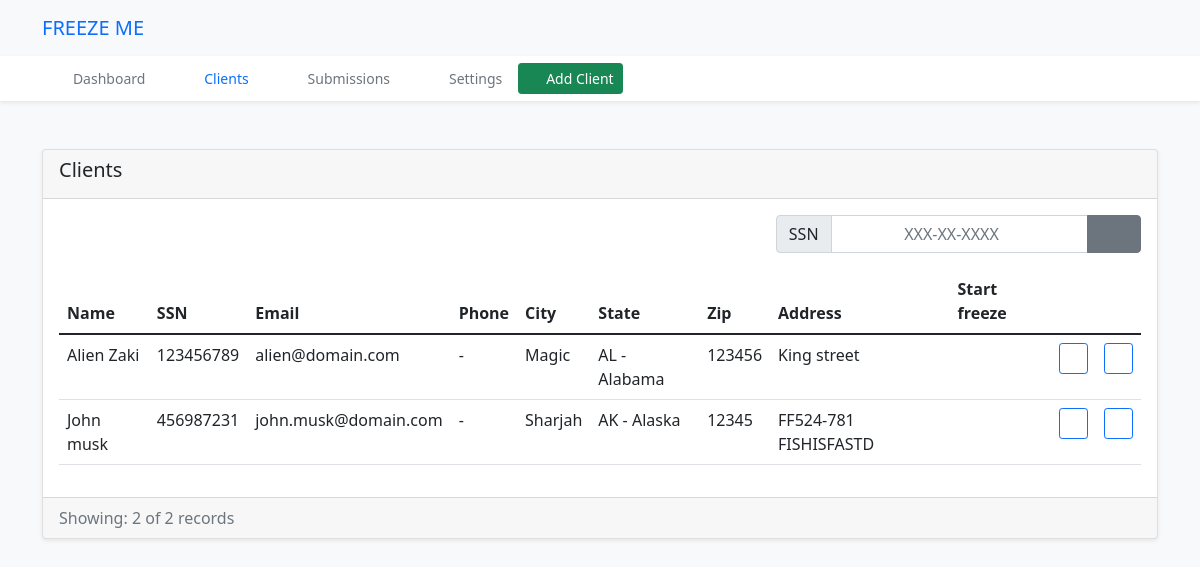
The page / on the database its author committed.
### core/models.py (models this page shows, shortened)
class Client(models.Model):
    fname = models.CharField(max_length=255)
    lname = models.CharField(max_length=255)
    city = models.CharField(max_length=255)
    state = models.ForeignKey(State, on_delete=models.CASCADE)
    zip = models.CharField(max_length=255)
    address_line1 = models.CharField(max_length=255)
    address_line2 = models.CharField(max_length=255, null=True, blank=True)
    phone = models.CharField(max_length=255, null=True, blank=True)
    email = models.EmailField(unique=True)
    ssn = models.CharField(max_length=9, unique=True)
    dob = models.DateField()
    freeze_date = models.DateField(null=True, blank=True, default=date.today)
    id_card = models.ImageField(upload_to=upload_id, null=True, blank=True) #'uploads/ID/'
    passport = models.ImageField(upload_to=upload_passport, null=True, blank=True)
    driver_license = models.ImageField(upload_to=upload_driver, null=True, blank=True)
    residency = models.ImageField(upload_to=upload_residencies, null=True, blank=True)
    created_at = models.DateTimeField(auto_now_add=True)
    updated_at = models.DateTimeField(auto_now=True)

### state/models.py (models this page shows)
class State(models.Model):
    name = models.CharField(max_length=255, null=True, blank=True, unique=True)
    abbreviation = models.CharField(max_length=2, null=True, blank=True, unique=True)
    def __str__(self):
        return f'{self.abbreviation} - {self.name}'
    class Meta:
        ordering = ['name']

### core/views.py (the view)
# urls.py: path('', ClientsItemListView.as_view(), name='clients-list'),
class ClientsItemListView(generic.ListView):
    template_name = 'clients_list.html'
    def get_queryset(self):     # returns page_obj
        qs = Client.objects.all()
        q = self.request.GET.get('q', None)
        if q:
            qs = qs.filter(ssn__contains=q)
        return qs   #.order_by("-publish_date")
    def get_context_data(self, **kwargs):
        context = super(ClientsItemListView, self).get_context_data(**kwargs)
        total_count = Client.objects.all().count()
        context.update({
            'total_count': total_count,
        })
        return context

### templates/clients_list.html (shortened to what this page needs)
{% extends "base.html" %}
{% block content %}
    <div class="card my-5 shadow-sm">
        <div class="card-header d-flex justify-content-between align-items-center">
            <h5>Clients</h5>
        </div>
        <div class="card-body">
            <div class="col-12 ">
                <form method="GET" class="float-end">
                    <div class="input-group mb-3">
                        <span class="input-group-text">SSN</span>
                        <input class="form-control text-center" name="q" type="search" placeholder="XXX-XX-XXXX" aria-label="Search">
                        <button class="btn btn-secondary" type="submit"><i class="fa-solid fa-magnifying-glass mx-2"></i></button>
                    </div>
                 </form>
            </div>
            <table class="table table-hover">
                <thead>
                <tr>
                    <th scope="col">Name</th>
                    <th scope="col">SSN</th>
                    <th scope="col">Email</th>
                    <th scope="col">Phone</th>
                    <th scope="col">City</th>
                    <th scope="col">State</th>
                    <th scope="col">Zip</th>
                    <th scope="col">Address</th>
                    <th scope="col">Start freeze</th>
                </tr>
                </thead>
                <tbody>
                {% for item in object_list %}
                    <tr>
                        <td scope="row">{{ item.fname }} {{ item.lname }}</td>
                        <td scope="row">{{ item.ssn }}</td>
                        <td scope="row">{{ item.email }}</td>
                        <td scope="row">{{ item.phone|default:'-' }}</td>
                        <td scope="row">{{ item.city }}</td>
                        <td scope="row">{{ item.state }}</td>
                        <td scope="row">{{ item.zip }}</td>
                        <td scope="row text-truncate">{{ item.address_line1 }}</td>
                        <td scope="row">{{ item.start_freeze_date }}</td>
                        <td>
                            <a href='#' class="btn btn-outline-primary btn-sm"><i class="fa-solid fa-pen-to-square"></i></a>
                        </td>
                    <td>
                        <a href='#' class="btn btn-outline-primary btn-sm"><i class="fa-solid fa-list-check"></i></a>
                    </td>
                    </tr>
                {% endfor %}
                </tbody>
            </table>
        </div>
        <div class="card-footer text-muted">
            <div class="d-flex justify-content-between align-items-center">
                <span>Showing: {{ object_list.count }} of {{ total_count }} records</span>
            </div>
        </div>
    </div>
{% endblock content %}

### static/css/offcanvas.css (style rules this page uses)
html, body { overflow-x: hidden; }
body { padding-top: 56px; }

### rows shown on the page
Client: fname "Alien", lname "Zaki", ssn "123456789", email "alien@domain.com", phone "-", city "Magic", state "AL - Alabama", zip "123456", address_line1 "King street"
Client: fname "John", lname "musk", ssn "456987231", email "john.musk@domain.com", phone "-", city "Sharjah", state "AK - Alaska", zip "12345", address_line1 "FF524-781 FISHISFASTD"

### other values the page prints
{{ object_list.count }} "2"
{{ total_count }} "2"
